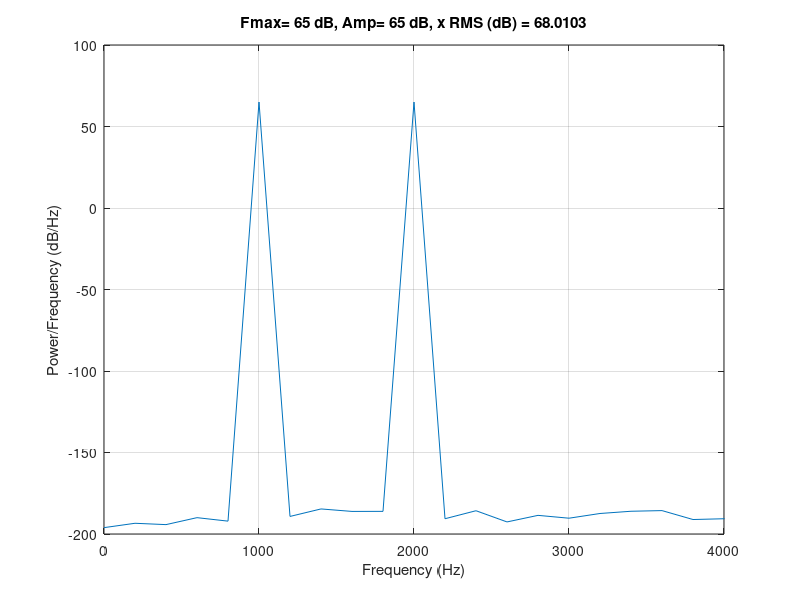

Recreate this plot in MATLAB.
clear all;clc;close

%Define simulation parameters

Fs=48000;  %Original sampling frequency
T=8;       %Recording time in seconds
F1=1000;   %First stimulus
F2=2000;   %Second stimulus
A=65;      %Stimulus amplitude in dBu
L=24*10;%384;%Fs*T/1000;   %Averaging windowLength L <= Fs*T, total windows ~ Fs*T/L
step=L/2;  %Amount of over in samples, (step=L/2 -> 50%, step=L -> 0%)
magicOffset=0;
%End of simulation parameters %


tm=[0:1/Fs:T];
tone1=sin(2*pi*F1*tm);
tone2=sin(2*pi*F2*tm);
RMS_TONE=sqrt(2);


%Define windows and get its RMS
win=rectwin(L);%nuttallwin(L);
POW_WIN=mean(abs(win).^2);


%Normalize gain by the RMS of TONE and WINDOW
gain=RMS_TONE*10^(A/20);

%Normalize the tones and generate the stimulus
tone1=tone1.*gain;
tone2=tone2.*gain;
x=tone1+tone2;

N=length(tm);
M=floor(N/step);
if(M*step > L)
    M=M-1;
end

%Get running average of FFTs (we are estimating via WELCH's method)
X=zeros(1,L);
for m=1:M
    ind1=(m-1)*step+1;
    Xtmp=  ( abs(fft(x(ind1:ind1+L-1).*win')).^2 )./(L*L*POW_WIN/2) ;
    X= ( (m-1).*X + Xtmp ) ./m;
end

%Convert to dB
X=10*log10(X)-magicOffset;
%Get Frequency axis
freq = 0:Fs/length(X):Fs;
freq(end)=[];

%Get stats
maxX=max(X);
RMS_X=20*log10(sqrt(mean(x.^2)));

%Plot everything
plot(freq,X)
grid on
title(['Fmax= ' num2str(maxX) ' dB, Amp= ' num2str(A) ' dB, x RMS (dB) = ' num2str(RMS_X)])
xlabel('Frequency (Hz)')
ylabel('Power/Frequency (dB/Hz)')
xlim([0 4000])

 
